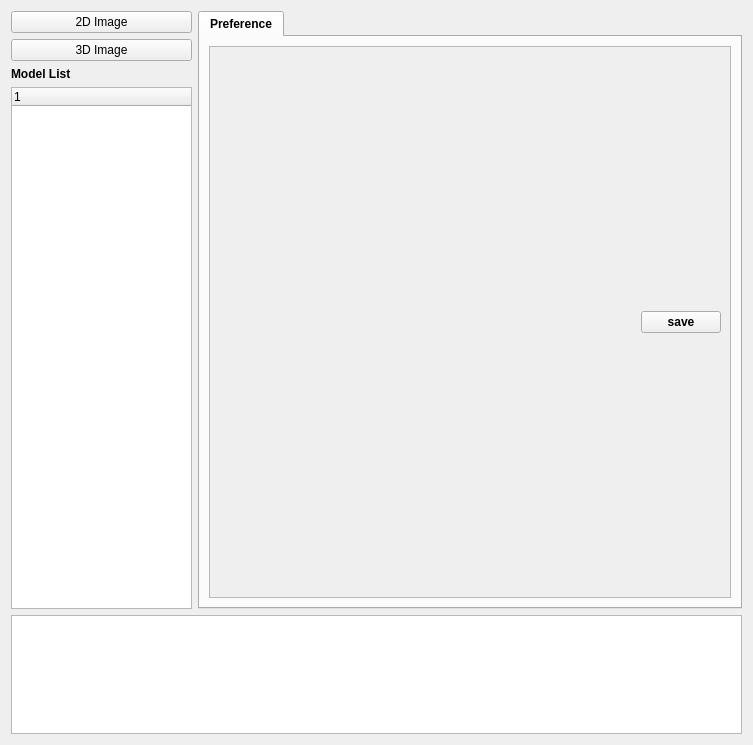
<?xml version="1.0" encoding="UTF-8"?>
<ui version="4.0">
 <class>Form</class>
 <widget class="QWidget" name="Form">
  <property name="geometry">
   <rect>
    <x>0</x>
    <y>0</y>
    <width>753</width>
    <height>745</height>
   </rect>
  </property>
  <property name="windowTitle">
   <string/>
  </property>
  <layout class="QGridLayout" name="gridLayout">
   <item row="0" column="0">
    <layout class="QVBoxLayout" name="verticalLayout_2" stretch="5,1">
     <item>
      <layout class="QHBoxLayout" name="horizontalLayout_2" stretch="1,3">
       <item>
        <layout class="QVBoxLayout" name="verticalLayout" stretch="0,0,0,10">
         <item>
          <widget class="QPushButton" name="btnPhoto">
           <property name="text">
            <string>2D Image</string>
           </property>
          </widget>
         </item>
         <item>
          <widget class="QPushButton" name="btnFile">
           <property name="text">
            <string>3D Image</string>
           </property>
          </widget>
         </item>
         <item>
          <widget class="QLabel" name="label">
           <property name="font">
            <font>
             <family>Arial</family>
             <weight>75</weight>
             <bold>true</bold>
            </font>
           </property>
           <property name="text">
            <string>Model List</string>
           </property>
           <property name="textFormat">
            <enum>Qt::AutoText</enum>
           </property>
          </widget>
         </item>
         <item>
          <widget class="QTreeWidget" name="treeModel">
           <property name="columnCount">
            <number>1</number>
           </property>
           <column>
            <property name="text">
             <string notr="true">1</string>
            </property>
           </column>
          </widget>
         </item>
        </layout>
       </item>
       <item>
        <widget class="QTabWidget" name="tabWidget">
         <property name="font">
          <font>
           <family>Arial</family>
           <weight>75</weight>
           <bold>true</bold>
          </font>
         </property>
         <property name="currentIndex">
          <number>0</number>
         </property>
         <widget class="QWidget" name="tab">
          <attribute name="title">
           <string>Preference</string>
          </attribute>
          <layout class="QGridLayout" name="gridLayout_4">
           <item row="0" column="0">
            <widget class="QScrollArea" name="scrollArea">
             <property name="enabled">
              <bool>true</bool>
             </property>
             <property name="widgetResizable">
              <bool>true</bool>
             </property>
             <widget class="QWidget" name="scrollAreaWidgetContents_2">
              <property name="geometry">
               <rect>
                <x>0</x>
                <y>0</y>
                <width>510</width>
                <height>538</height>
               </rect>
              </property>
              <layout class="QGridLayout" name="gridLayout_2">
               <item row="0" column="0">
                <layout class="QVBoxLayout" name="verticalLayout_3" stretch="1,100">
                 <item>
                  <layout class="QHBoxLayout" name="horizontalLayout">
                   <item>
                    <spacer name="horizontalSpacer">
                     <property name="orientation">
                      <enum>Qt::Horizontal</enum>
                     </property>
                     <property name="sizeHint" stdset="0">
                      <size>
                       <width>40</width>
                       <height>20</height>
                      </size>
                     </property>
                    </spacer>
                   </item>
                   <item>
                    <widget class="QPushButton" name="btnSaveCfg">
                     <property name="text">
                      <string>save</string>
                     </property>
                    </widget>
                   </item>
                  </layout>
                 </item>
                 <item>
                  <layout class="QVBoxLayout" name="cfg_layout"/>
                 </item>
                </layout>
               </item>
              </layout>
             </widget>
            </widget>
           </item>
          </layout>
         </widget>
        </widget>
       </item>
      </layout>
     </item>
     <item>
      <widget class="QTextEdit" name="logEdit"/>
     </item>
    </layout>
   </item>
  </layout>
 </widget>
 <resources/>
 <connections/>
</ui>
